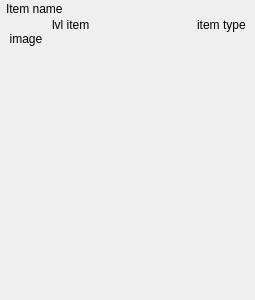
<?xml version="1.0" encoding="UTF-8"?>
<ui version="4.0">
 <class>c_item_display</class>
 <widget class="QWidget" name="c_item_display">
  <property name="geometry">
   <rect>
    <x>0</x>
    <y>0</y>
    <width>255</width>
    <height>300</height>
   </rect>
  </property>
  <property name="sizePolicy">
   <sizepolicy hsizetype="Preferred" vsizetype="Preferred">
    <horstretch>0</horstretch>
    <verstretch>0</verstretch>
   </sizepolicy>
  </property>
  <property name="minimumSize">
   <size>
    <width>0</width>
    <height>0</height>
   </size>
  </property>
  <property name="maximumSize">
   <size>
    <width>16777215</width>
    <height>16777215</height>
   </size>
  </property>
  <property name="windowTitle">
   <string>Form</string>
  </property>
  <layout class="QVBoxLayout" name="verticalLayout_2">
   <property name="spacing">
    <number>0</number>
   </property>
   <property name="leftMargin">
    <number>0</number>
   </property>
   <property name="topMargin">
    <number>0</number>
   </property>
   <property name="rightMargin">
    <number>0</number>
   </property>
   <property name="bottomMargin">
    <number>0</number>
   </property>
   <item>
    <widget class="QWidget" name="definition_display" native="true">
     <property name="maximumSize">
      <size>
       <width>16777215</width>
       <height>63</height>
      </size>
     </property>
     <layout class="QVBoxLayout" name="verticalLayout_5">
      <property name="spacing">
       <number>0</number>
      </property>
      <property name="leftMargin">
       <number>6</number>
      </property>
      <property name="topMargin">
       <number>0</number>
      </property>
      <property name="rightMargin">
       <number>6</number>
      </property>
      <property name="bottomMargin">
       <number>3</number>
      </property>
      <item>
       <widget class="QLabel" name="item_name">
        <property name="minimumSize">
         <size>
          <width>0</width>
          <height>18</height>
         </size>
        </property>
        <property name="text">
         <string>Item name</string>
        </property>
       </widget>
      </item>
      <item>
       <layout class="QHBoxLayout" name="horizontalLayout">
        <property name="spacing">
         <number>0</number>
        </property>
        <item>
         <widget class="QWidget" name="background_item" native="true">
          <property name="minimumSize">
           <size>
            <width>40</width>
            <height>40</height>
           </size>
          </property>
          <property name="maximumSize">
           <size>
            <width>40</width>
            <height>40</height>
           </size>
          </property>
          <layout class="QVBoxLayout" name="verticalLayout">
           <property name="spacing">
            <number>0</number>
           </property>
           <property name="sizeConstraint">
            <enum>QLayout::SetNoConstraint</enum>
           </property>
           <property name="leftMargin">
            <number>2</number>
           </property>
           <property name="topMargin">
            <number>2</number>
           </property>
           <property name="rightMargin">
            <number>2</number>
           </property>
           <property name="bottomMargin">
            <number>2</number>
           </property>
           <item>
            <widget class="QLabel" name="item_image">
             <property name="sizePolicy">
              <sizepolicy hsizetype="Ignored" vsizetype="Preferred">
               <horstretch>0</horstretch>
               <verstretch>0</verstretch>
              </sizepolicy>
             </property>
             <property name="maximumSize">
              <size>
               <width>40</width>
               <height>40</height>
              </size>
             </property>
             <property name="text">
              <string>image</string>
             </property>
             <property name="alignment">
              <set>Qt::AlignCenter</set>
             </property>
            </widget>
           </item>
          </layout>
         </widget>
        </item>
        <item>
         <layout class="QVBoxLayout" name="verticalLayout_3">
          <property name="leftMargin">
           <number>6</number>
          </property>
          <item>
           <widget class="QLabel" name="item_lvl">
            <property name="text">
             <string>lvl item</string>
            </property>
           </widget>
          </item>
          <item>
           <spacer name="verticalSpacer">
            <property name="orientation">
             <enum>Qt::Vertical</enum>
            </property>
            <property name="sizeHint" stdset="0">
             <size>
              <width>20</width>
              <height>40</height>
             </size>
            </property>
           </spacer>
          </item>
         </layout>
        </item>
        <item>
         <layout class="QVBoxLayout" name="verticalLayout_4">
          <item>
           <widget class="QLabel" name="item_type">
            <property name="sizePolicy">
             <sizepolicy hsizetype="Maximum" vsizetype="Preferred">
              <horstretch>0</horstretch>
              <verstretch>0</verstretch>
             </sizepolicy>
            </property>
            <property name="text">
             <string>item type </string>
            </property>
            <property name="alignment">
             <set>Qt::AlignRight|Qt::AlignTrailing|Qt::AlignVCenter</set>
            </property>
           </widget>
          </item>
          <item>
           <spacer name="verticalSpacer_2">
            <property name="orientation">
             <enum>Qt::Vertical</enum>
            </property>
            <property name="sizeHint" stdset="0">
             <size>
              <width>20</width>
              <height>40</height>
             </size>
            </property>
           </spacer>
          </item>
         </layout>
        </item>
       </layout>
      </item>
     </layout>
    </widget>
   </item>
   <item>
    <widget class="QWidget" name="line_widget" native="true">
     <property name="minimumSize">
      <size>
       <width>0</width>
       <height>1</height>
      </size>
     </property>
     <property name="maximumSize">
      <size>
       <width>16777215</width>
       <height>1</height>
      </size>
     </property>
    </widget>
   </item>
   <item>
    <widget class="QWidget" name="effects_display" native="true">
     <layout class="QVBoxLayout" name="verticalLayout_6">
      <property name="spacing">
       <number>0</number>
      </property>
      <property name="leftMargin">
       <number>0</number>
      </property>
      <property name="topMargin">
       <number>0</number>
      </property>
      <property name="rightMargin">
       <number>0</number>
      </property>
      <property name="bottomMargin">
       <number>0</number>
      </property>
      <item>
       <widget class="QLabel" name="use_label">
        <property name="minimumSize">
         <size>
          <width>0</width>
          <height>0</height>
         </size>
        </property>
        <property name="text">
         <string/>
        </property>
        <property name="indent">
         <number>0</number>
        </property>
       </widget>
      </item>
      <item>
       <layout class="QVBoxLayout" name="use_layout">
        <property name="leftMargin">
         <number>0</number>
        </property>
       </layout>
      </item>
      <item>
       <widget class="QLabel" name="equip_label">
        <property name="text">
         <string/>
        </property>
        <property name="margin">
         <number>0</number>
        </property>
        <property name="indent">
         <number>0</number>
        </property>
       </widget>
      </item>
      <item>
       <layout class="QVBoxLayout" name="equip_layout">
        <property name="spacing">
         <number>0</number>
        </property>
        <property name="leftMargin">
         <number>0</number>
        </property>
       </layout>
      </item>
      <item>
       <spacer name="verticalSpacer_3">
        <property name="orientation">
         <enum>Qt::Vertical</enum>
        </property>
        <property name="sizeHint" stdset="0">
         <size>
          <width>20</width>
          <height>40</height>
         </size>
        </property>
       </spacer>
      </item>
     </layout>
    </widget>
   </item>
  </layout>
 </widget>
 <resources/>
 <connections/>
</ui>
